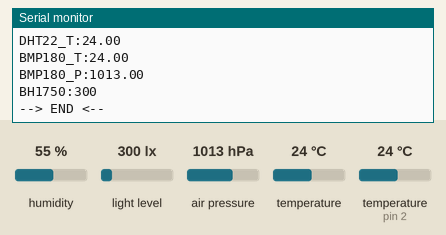
A sketch run on a simulated Arduino Uno, built with avr-gcc and run on an emulated ATmega328P. On the bench: the last lines printed to the serial monitor. Inputs (shaded band) come from the test bench; at power-on: humidity 55 %, light level 300 lx, air pressure 1013 hPa, temperature (sensor on pin 2) 24 °C, temperature 24 °C.

Above: at 2.2 s.
2.3 s: humidity set to 22 %
8.3 s: light level set to 40 lx
At 11.8 s:
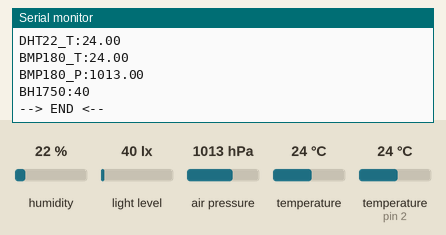
14.3 s: air pressure set to 952 hPa
At 16.8 s:
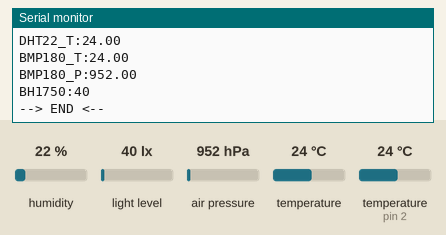
20.3 s: temperature (sensor on pin 2) set to 12 °C
26.3 s: temperature (sensor 0) set to 12 °C
32.3 s: humidity set to 40 %
Timing chart, 0 to 35.3 s (numbered marks = the images above; inputs shaded):
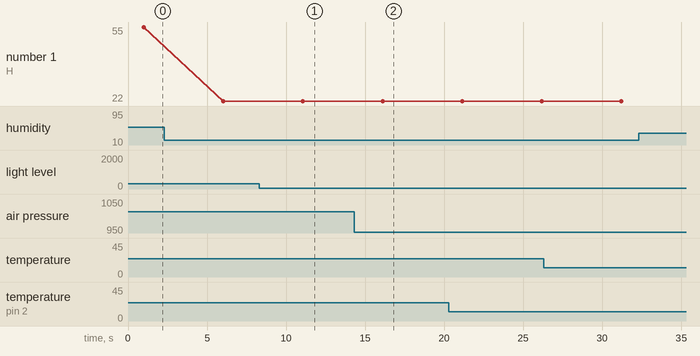

The sketch:

meteorolog.ino
```cpp
/*** MeteoroLog: just another mini weather station ***
 *
 * ## Deek-Robot Data Logging Shield V1.0
 *    SD-Card Reader (Arduino SD-Library compatible, chipSelect=10)
 *    https://www.arduino.cc/en/Reference/SD
 *    RTC DS1307 IC with battery (DS1307RTC Library compatible)
 *    http://playground.arduino.cc/code/time
 *
 * ## DHT22 Basic Temperature-Humidity Sensor
 *    https://github.com/adafruit/Adafruit_Sensor
 *    https://github.com/adafruit/Adafruit_DHT_Unified
 *    https://github.com/adafruit/DHT-sensor-library
 *
 * ## BMP180 Barometric Pressure/Temperature/Altitude Sensor
 *    https://github.com/adafruit/Adafruit\_BMP085\_Unified
 *        SDA --> analog 4
 *        SCL --> analog 5
 *        VIN --> 3.3V DC      Warning!!!
 *        GND --> Ground
 *
 * ## BH1750 Light Intensity Sensor GY-30
 *    https://github.com/claws/BH1750
 *        GND --> Ground
 *        ADD --> Ground
 *        SDA --> analog 4
 *        SCL --> analog 5
 *        VCC --> 3.3V DC      Warning!!!
 *
 * ## Testing USB Serial (Python 2.x)
 *
 *    $ sudo apt install python-pip
 *    $ pip install pyserial
 *    $ python
 *
 *    >>> from serial import Serial
 *    >>> with Serial('/dev/ttyUSB0', 9600) as ser:
 *    >>>     while(True):
 *    >>>         print ser.readline().rstrip()
 *
 * ## Testing Bluetooth
 *
 *		$ hciconfig
 *		$ hcitool scan
 *		$ sudo rfcomm bind /dev/rfcomm0 MAC_ADDRESS_SCAN 1
 *		$ ls -l /dev/rfcomm0
 *		$ cat /dev/rfcomm0
 *
 */

/*** Include Libraries ***/

#include <DHT_U.h>
#include <Adafruit_BMP085_U.h>
#include <BH1750.h>
#include <Wire.h>       // I2C library

/*** Define constants ***/

#define DHTPIN 2
#define DHTTYPE DHT22

/*** Initialize objects and variables ***/

// Initialize DHT11 sensor
DHT_Unified dht(DHTPIN, DHTTYPE);

// Initialize BMP180 sensor
Adafruit_BMP085_Unified bmp= Adafruit_BMP085_Unified(10085);

// Initialize BH1750 sensor
BH1750 bh;

void setup(void) {

  // Start Serial
  Serial.begin(9600);
  while(!Serial);
  delay(1000);

  // Start DHT22 sensor
  dht.begin();

  // Start BMP180 sensor
  bmp.begin();

  // Start BH1750 sensor
  bh.begin();
}

void loop(void) {
  read_DHT22();
  read_BMP180();
  read_BH1750();
  Serial.println("--> END <--");

  delay(5000);      // read frequency
}

/*** DHT11 Humidity & Temperature ***/

void read_DHT22(void) {
  float humidity = 0.0;
  float temperature = 0.0;
  sensors_event_t event;

  dht.humidity().getEvent(&event);
  humidity = event.relative_humidity;
  if (isnan(humidity)) {
    Serial.println("Error:DHT22_H_Sensor");
  }
  else {
    Serial.print("DHT22_H:");
    Serial.println(humidity);           // in %
  }

  dht.temperature().getEvent(&event);
  temperature = event.temperature;
  if (isnan(temperature)) {
    Serial.println("Error:DHT22_T_Sensor");
  }
  else {
    Serial.print("DHT22_T:");
    Serial.println(temperature);        // in ºC
  }
}

/*** BMP180 Temperature & Atmospheric Pressure ***/

void read_BMP180(void) {
  float temperature = 0.0;
  float pressure = 0.0;

  sensors_event_t eventBMP;
  bmp.getEvent(&eventBMP);
  pressure = eventBMP.pressure;
  bmp.getTemperature(&temperature);

  if (isnan(temperature)) {
    Serial.println("Error:BMP180_T_Sensor");
  }
  else {
    Serial.print("BMP180_T:");
    Serial.println(temperature);        // in Celsius
  }

  if (isnan(pressure)) {
    Serial.println("Error:BMP180_P_Sensor");
  }
  else {
    Serial.print("BMP180_P:");
    Serial.println(pressure);           // in hPa
  }
}

/*** BH1750 Luminosity ***/

void read_BH1750(void) {
  uint16_t lux = bh.readLightLevel();

  if (isnan(lux)) {
    Serial.println("Error:BH1750_Sensor");
  }
  else {
    Serial.print("BH1750:");
    Serial.println(lux);                // in lux
  }
}
```

Measured:
- after the input at 8.3 s, the serial monitor: prints a new line after 2.8 s (image 1)
- after the input at 14.3 s, the serial monitor: prints a new line after 1.9 s (image 2)
